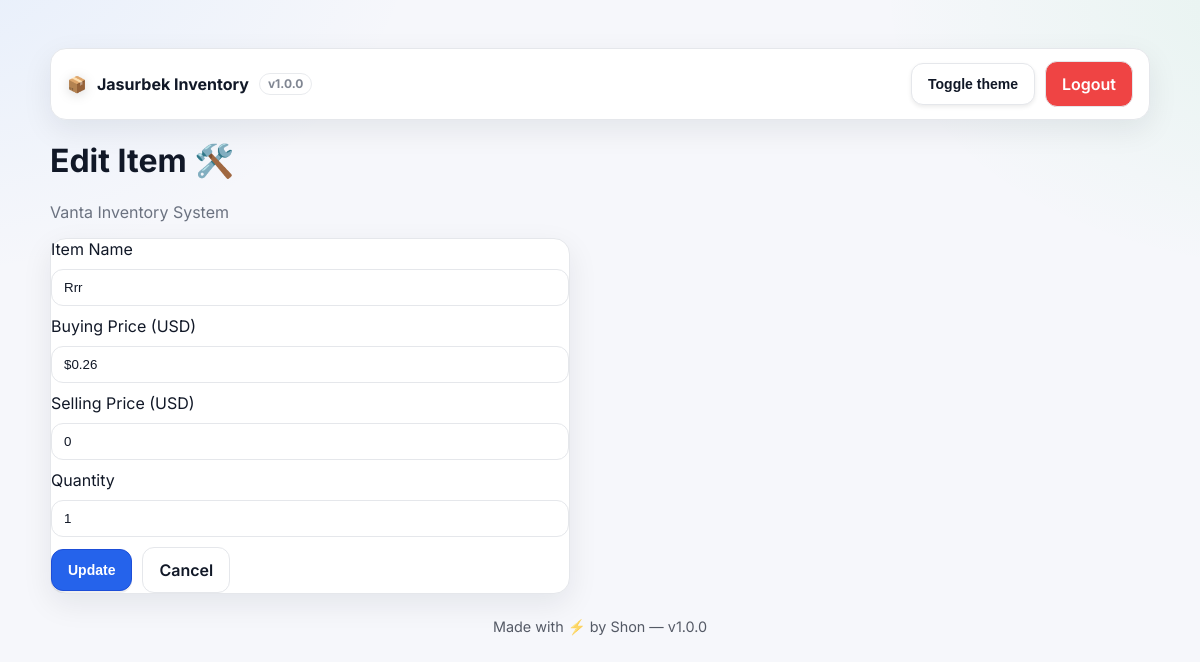
The app's page /edit/7 (signed in) with its own data.
### tables this page shows
CREATE TABLE inventory (
                id INTEGER PRIMARY KEY AUTOINCREMENT,
                name TEXT NOT NULL,
                buying_price REAL NOT NULL DEFAULT 0,
                selling_price REAL NOT NULL DEFAULT 0,
                quantity INTEGER NOT NULL DEFAULT 0,
                profit REAL NOT NULL DEFAULT 0,
                currency TEXT DEFAULT 'UZS',
                created_at TIMESTAMP NOT NULL DEFAULT CURRENT_TIMESTAMP
            , category TEXT, updated_at TIMESTAMP);

### app.py (the view, shortened to what this page needs)
@app.route("/edit/<int:item_id>", methods=["GET", "POST"])
def edit_item(item_id):
    if not is_logged_in():
        return redirect(url_for("login"))
    item = db.db_one("SELECT * FROM inventory WHERE id=:id", {"id": item_id})
    if not item:
        flash("Item not found!", "error")
        return redirect(url_for("index"))
    return render_template("edit.html", item=item)

### app.py (called while the page is built, shortened)
def get_version():
    try:
        return open("VERSION", encoding="utf-8").read().strip()
    except Exception:
        return os.getenv("APP_VERSION", "v1.0.0")

@app.context_processor
def inject_version():
    return {"APP_VERSION": get_version()}

def get_lang():
    return session.get("LANG", DEFAULT_LANG)

def get_curr():
    return session.get("CURR", DEFAULT_CURR)

def fmt_money(value, curr=None, lang=None):
    curr = curr or get_curr()
    lang = lang or get_lang()
    locale = "en_US" if lang == "en" else "uz_UZ"
    try:
        return _format_currency(float(value or 0), curr, locale=locale)
    except Exception:
        try:
            return f"{float(value):.2f} {curr}"
        except Exception:
            return f"{value} {curr}"

def _fetch_usd_rates():
    if OFFLINE:
        return {"USD": 1.0, "AED": 3.6725, "UZS": 12600.0}
    now = time.time()
    if _FX_CACHE["rates"] and (now - _FX_CACHE["ts"]) < 3600:
        return _FX_CACHE["rates"]

def convert_amount(value, from_curr=None, to_curr=None):
    try:
        v = float(value or 0)
    except Exception:
        return 0.0
    from_curr = (from_curr or BASE_CCY).upper()
    to_curr   = (to_curr or get_curr()).upper()
    if from_curr == to_curr:
        return v
    R = _fetch_usd_rates()
    if from_curr not in R or to_curr not in R:
        return v
    amount_usd = v / float(R[from_curr])
    return amount_usd * float(R[to_curr])

def money_plain(v, decimals=0):
    try:
        v = float(str(v).replace(",", ""))
    except (TypeError, ValueError):
        return v
    return f"{v:,.{decimals}f}"

def is_logged_in():
    return bool(session.get("logged_in"))

@app.before_request
def _inject_currency():
    g.CURRENCY = get_curr()

@app.template_filter("ccy")
def ccy(amount):
    return convert_amount(amount, from_curr=BASE_CCY, to_curr=get_curr())

@app.template_filter("fmtmoney")
def fmtmoney(amount):
    return fmt_money(amount, curr=get_curr(), lang=get_lang())

@app.context_processor
def inject_helpers():
    lang = get_lang()
    return {
        "fmt_money": fmt_money,
        "fmt_money_auto": fmt_money_auto,
        "convert": convert_amount,
        "USER_LANG": lang,
        "USER_CURR": get_curr(),
        "CURRENCY": get_curr(),
        "t": lambda key, _lang=None: t(key, lang if _lang is None else _lang),
    }

@app.template_filter("money")
def money_filter(v):
    try:
        return money_plain(v, decimals=0)
    except Exception:
        return v

### templates/edit.html (shortened to what this page needs)
﻿{% extends "base.html" %}
{% block content %}
<h1>Edit Item &#x1F6E0;&#xFE0F;</h1>
<p class="subtitle">Vanta Inventory System</p>
<form method="POST" class="form-col card edit-form">
  <label for="name">Item Name</label>
  <input id="name" type="text" name="name" placeholder="Item Name" value="{{ item[1] }}" required autocomplete="off" />
  <label for="buy">Buying Price ({{ CURRENCY }})</label>
  <input
    id="buy"
    type="text"
    name="buying_price"
    data-money
    data-decimals="0"
    inputmode="numeric"
    pattern="[\d,]*"
    autocomplete="off"
    placeholder="Buying Price ({{ CURRENCY }})"
    value="{{ (item[2] | ccy) | fmtmoney }}"
    value="{{ (item[3] | ccy) | fmtmoney }}"
    required />
  <label for="sell">Selling Price ({{ CURRENCY }})</label>
  <input
    id="sell"
    type="text"
    name="selling_price"
    data-money
    data-decimals="0"
    inputmode="numeric"
    pattern="[\d,]*"
    autocomplete="off"
    placeholder="Selling Price ({{ CURRENCY }})"
    value="{{ (item[3] | ccy) | money }}"
    required />
  <label for="qty">Quantity</label>
  <input id="qty" type="number" name="quantity" placeholder="Quantity" value="{{ item[4] }}" min="0" required />
  <div class="form-row form-actions">
    <button type="submit" class="btn btn-primary" id="saveBtn">Update</button>
    <a href="{{ url_for('index') }}" class="btn btn-outline">Cancel</a>
  </div>
</form>
{% endblock %}

### static/style.css (style rules this page uses)
:root[data-theme="light"] { --bg:#f6f7fb; --card:#ffffff; --text:#111827; --muted:#6b7280; --border:#e5e7eb; --primary:#2563eb; --primary-600:#1d4ed8; --green:#16a34a; --cyan:#06b6d4; --yellow:#f59e0b; --red:#ef4444; --grid:rgba(0,0,0,.08); --shadow:0 10px 30px rgba(17,24,39,.08); --radius:16px; }
* { box-sizing:border-box }
html,body { height:100% }
body { margin:0; padding:28px; font-family:'Inter',system-ui,Segoe UI,Arial,sans-serif; color:var(--text); background: radial-gradient(900px 600px at -10% -10%, rgba(96,165,250,.12), transparent 60%), radial-gradient(800px 500px at 110% 0%, rgba(34,197,94,.08), transparent 55%), var(--bg); }
.card { background:var(--card); border:1px solid var(--border); border-radius:var(--radius); box-shadow:var(--shadow) }
.subtitle { color:var(--muted); margin:.25rem 0 1rem }
.btn { display:inline-block;padding:10px 14px;border-radius:12px;font-weight:600;border:1px solid transparent;cursor:pointer;text-decoration:none }
.btn-outline { background:transparent;color:var(--primary);border-color:var(--primary) }
.btn-primary { background:var(--primary);color:#fff;border:none;box-shadow:0 2px 0 rgba(0,0,0,.06) }
button, input[type="submit"], input[type="button"] { display: inline-flex; align-items: center; justify-content: center; gap: 6px; padding: 10px 16px; border-radius: 12px; border: none; font-weight: 600; font-size: 14px; cursor: pointer; text-decoration: none; background: var(--primary); color: #fff; transition: background .2s, transform .15s; box-shadow: 0 2px 4px rgba(0,0,0,.08); }
form { margin:14px 0 22px }
.form-row { display:flex;gap:10px;flex-wrap:wrap;align-items:center }
.form-col { display:flex;flex-direction:column;gap:10px;max-width:520px }
input,select,button { padding:10px 12px;border-radius:12px;border:1px solid var(--border);background:var(--card);color:var(--text) }
.btn { display:inline-flex; align-items:center; justify-content:center; gap:8px; padding:12px 16px; border-radius:12px; border:1px solid var(--border); background:#fff; color:var(--text); font-weight:600; text-decoration:none; }
.btn-primary { background:var(--primary); color:#fff; border-color:var(--primary-600) }

### records on screen
inventory: name "Rrr", buying_price "$0.26", selling_price "0", quantity "1"

### other values on screen
{{ APP_VERSION }} "v1.0.0"
{{ CURRENCY }} "USD"
